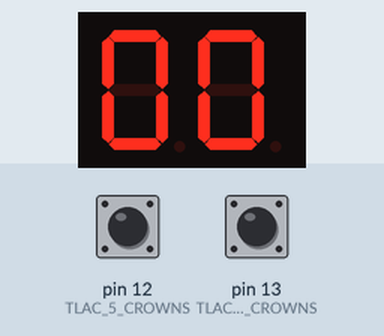
Simulated run of this sketch. Board: Arduino Uno, built with avr-gcc and run on an emulated ATmega328P. Shown: 2-digit seven-segment display. Wiring (inferred from the names in the program): 2-digit 7-segment display, segments lit when HIGH: segments pin 2, pin 3, pin 4, pin 5, pin 6, pin 7, pin 8, pin 9; digit selects pin 10, pin 11. Inputs (shaded band) come from the test bench; at power-on: pin 12 (TLAC_5_CROWNS) HIGH, pin 13 (TLAC_10_CROWNS) HIGH. The segment pins are drawn as the display they are named for.

Above: at 1.2 s.
1.3 s: pin 12 (TLAC_5_CROWNS) pulled LOW for 0.15 s
At 2.7 s:
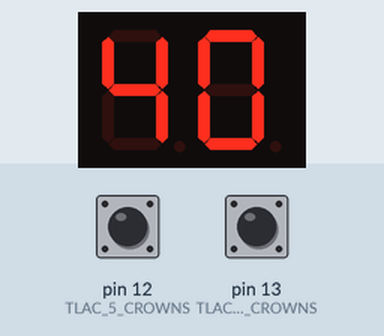
3.5 s: pin 13 (TLAC_10_CROWNS) pulled LOW for 0.15 s
At 4.8 s:
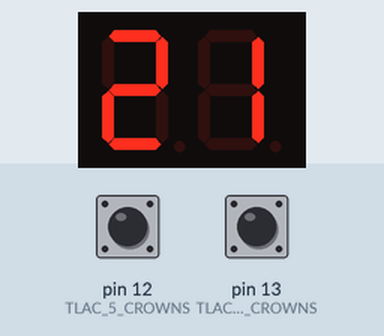
5.5 s: pin 12 (TLAC_5_CROWNS) pulled LOW for 1 s
At 6.8 s:
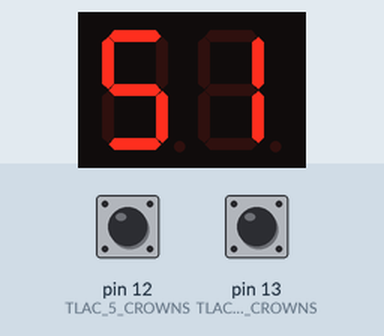
8.0 s: pin 13 (TLAC_10_CROWNS) pulled LOW for 1 s
At 9.9 s:
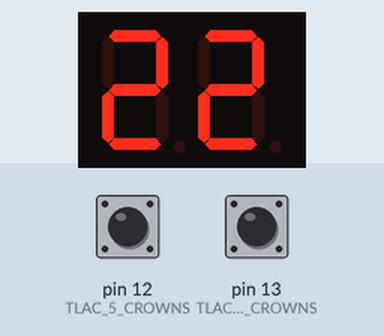
Timing chart, 0 to 11.4 s (numbered marks = the images above; inputs shaded):
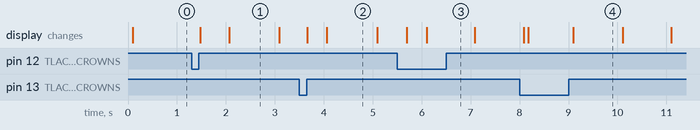

The sketch:

exercise_05.ino
```cpp
// C++ code
//

#define SEG_A 2
#define SEG_B 3
#define SEG_C 4
#define SEG_D 5
#define SEG_E 6
#define SEG_F 7
#define SEG_G 8
#define SEG_DP 9

#define firstDisplay 11
#define secondDisplay 10

#define TLAC_5_CROWNS 12
#define TLAC_10_CROWNS 13

unsigned long firstDisplayPassedTime;
unsigned long firstDisplayStart;

unsigned long secondDisplayStart;
unsigned long secondDisplayPassedTime;

unsigned long staggerStart;
unsigned long staggerPassedTime;

unsigned long start;
unsigned long passedTime;

int machineState;

int displayRemainingTimeSeconds;
int remainingTimeSeconds;

int button_5_crowns_state;
int button_10_crowns_state;
bool wasMoneyInserted;

void setup()
{
  pinMode(LED_BUILTIN, OUTPUT);

  pinMode(SEG_A, OUTPUT);
  pinMode(SEG_B, OUTPUT);
  pinMode(SEG_C, OUTPUT);
  pinMode(SEG_D, OUTPUT);
  pinMode(SEG_E, OUTPUT);
  pinMode(SEG_F, OUTPUT);
  pinMode(SEG_G, OUTPUT);
  pinMode(SEG_DP, OUTPUT);

  pinMode(firstDisplay, OUTPUT);
  pinMode(secondDisplay, OUTPUT);

  pinMode(TLAC_5_CROWNS, INPUT_PULLUP);
  pinMode(TLAC_10_CROWNS, INPUT_PULLUP);

  firstDisplayStart = millis();
  secondDisplayStart = millis();
  staggerStart = millis();
  start = millis();

  machineState = 0;
  displayRemainingTimeSeconds = 0;
  remainingTimeSeconds = 0;
  wasMoneyInserted = false;
}

void ukaz_cislo (int cislo)
{
  digitalWrite(SEG_A, LOW);
  digitalWrite(SEG_B, LOW);
  digitalWrite(SEG_C, LOW);
  digitalWrite(SEG_D, LOW);
  digitalWrite(SEG_E, LOW);
  digitalWrite(SEG_F, LOW);
  digitalWrite(SEG_G, LOW);
  digitalWrite(SEG_DP, LOW);

  switch (cislo)
  {
    case 0:
      digitalWrite(SEG_A, HIGH);
      digitalWrite(SEG_B, HIGH);
      digitalWrite(SEG_C, HIGH);
      digitalWrite(SEG_D, HIGH);
      digitalWrite(SEG_E, HIGH);
      digitalWrite(SEG_F, HIGH);
      break;
    case 1:
      digitalWrite(SEG_B, HIGH);
      digitalWrite(SEG_C, HIGH);
      break;
    case 2:
      digitalWrite(SEG_A, HIGH);
      digitalWrite(SEG_B, HIGH);
      digitalWrite(SEG_D, HIGH);
      digitalWrite(SEG_E, HIGH);
      digitalWrite(SEG_G, HIGH);
      break;
    case 3:
      digitalWrite(SEG_A, HIGH);
      digitalWrite(SEG_B, HIGH);
      digitalWrite(SEG_C, HIGH);
      digitalWrite(SEG_D, HIGH);
      digitalWrite(SEG_G, HIGH);
      break;
    case 4:
      digitalWrite(SEG_B, HIGH);
      digitalWrite(SEG_C, HIGH);
      digitalWrite(SEG_F, HIGH);
      digitalWrite(SEG_G, HIGH);
      break;
    case 5:
      digitalWrite(SEG_A, HIGH);
      digitalWrite(SEG_C, HIGH);
      digitalWrite(SEG_D, HIGH);
      digitalWrite(SEG_F, HIGH);
      digitalWrite(SEG_G, HIGH);
      break;
    case 6:
      digitalWrite(SEG_A, HIGH);
      digitalWrite(SEG_C, HIGH);
      digitalWrite(SEG_D, HIGH);
      digitalWrite(SEG_E, HIGH);
      digitalWrite(SEG_F, HIGH);
      digitalWrite(SEG_G, HIGH);
      break;
    case 7:
      digitalWrite(SEG_A, HIGH);
      digitalWrite(SEG_B, HIGH);
      digitalWrite(SEG_C, HIGH);
      break;
    case 8:
      digitalWrite(SEG_A, HIGH);
      digitalWrite(SEG_B, HIGH);
      digitalWrite(SEG_C, HIGH);
      digitalWrite(SEG_D, HIGH);
      digitalWrite(SEG_E, HIGH);
      digitalWrite(SEG_F, HIGH);
      digitalWrite(SEG_G, HIGH);
      break;
    case 9:
      digitalWrite(SEG_A, HIGH);
      digitalWrite(SEG_B, HIGH);
      digitalWrite(SEG_C, HIGH);
      digitalWrite(SEG_D, HIGH);
      digitalWrite(SEG_F, HIGH);
      digitalWrite(SEG_G, HIGH);
      break;
  }
}

void displayOff()
{
  digitalWrite(firstDisplay, 1);
  digitalWrite(secondDisplay, 1);
}

void loop()
{
  button_5_crowns_state = digitalRead(TLAC_5_CROWNS);
  button_10_crowns_state = digitalRead(TLAC_10_CROWNS);

  firstDisplayPassedTime = millis() - firstDisplayStart;
  secondDisplayPassedTime = millis() - secondDisplayStart;
  staggerPassedTime = millis() - staggerStart;
  passedTime = millis() - start;

  if (passedTime > 1000 && wasMoneyInserted == false)
  {
    if (remainingTimeSeconds <= 99)
    {
      displayRemainingTimeSeconds--;
    }
    remainingTimeSeconds--;
    start = millis();
  }

  if (remainingTimeSeconds > 300)
  {
    displayRemainingTimeSeconds = 300;
    remainingTimeSeconds = 300;
  }

  if (displayRemainingTimeSeconds > 99)
  {
    displayRemainingTimeSeconds = 99;
  }
  else if (remainingTimeSeconds == -1)
  {
    displayRemainingTimeSeconds = 0;
    remainingTimeSeconds = 0;
  }

  if (firstDisplayPassedTime > 30)
  {
    displayOff();
    digitalWrite(firstDisplay, 0);
    ukaz_cislo(displayRemainingTimeSeconds / 10);
    firstDisplayStart = millis();
  }

  if (secondDisplayPassedTime > 20)
  {
    displayOff();
    digitalWrite(secondDisplay, 0);
    ukaz_cislo(displayRemainingTimeSeconds % 10);
    secondDisplayStart = millis();
  }

  switch (machineState)
  {
    case 0:
      if (button_5_crowns_state == LOW &&
          button_10_crowns_state == HIGH)
      {
        machineState = 1;
        staggerStart = millis();
      }
      else if (button_5_crowns_state == HIGH &&
               button_10_crowns_state == LOW)
      {
        machineState = 2;
        staggerStart = millis();
      }
      break;
    case 1:
      if (staggerPassedTime > 100)
      {
        machineState = 3;
        displayRemainingTimeSeconds += 5;
        remainingTimeSeconds += 5;
        wasMoneyInserted = true;
      }
      else if (button_5_crowns_state == HIGH
                && staggerPassedTime <= 100)
      {
        machineState = 0;
      }
      break;
    case 2:
      if (staggerPassedTime > 100)
      {
        machineState = 3;
        displayRemainingTimeSeconds += 10;
        remainingTimeSeconds += 10;
        wasMoneyInserted = true;
      }
      else if (button_10_crowns_state == HIGH
                && staggerPassedTime <= 100)
      {
        machineState = 0;
      }
      break;
    case 3:
      wasMoneyInserted = false;
      if (button_5_crowns_state == HIGH &&
          button_10_crowns_state == HIGH)
      {
        machineState = 4;
        staggerStart = millis();
      }
      break;
    case 4:
      if (staggerPassedTime > 100)
      {
        machineState = 0;
      }
      else if (((button_5_crowns_state == HIGH &&
                button_10_crowns_state == LOW) ||
               (button_5_crowns_state == LOW &&
                button_10_crowns_state == HIGH)) &&
                staggerPassedTime <= 100)
      {
        machineState = 3;
      }
      break;
  }
}
```

Measured:
- after the input at 1.3 s, the display: first changes after 0.17 s (image 1 shows a later state)
- what the display in image 1 shows lasts 1.0 s, from 2.1 s to 3.1 s
